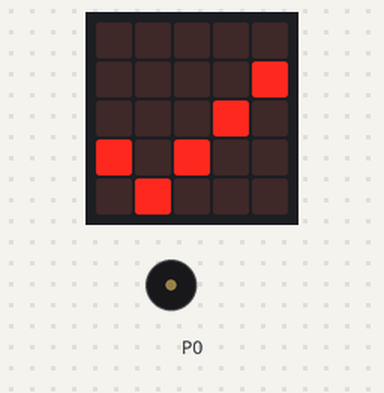
The program below on a simulated BBC micro:bit (MakeCode). Parts: the board's 5×5 LED display, buzzer (waves = sounding).

Above: at 0.1 s.
At 0.7 s:
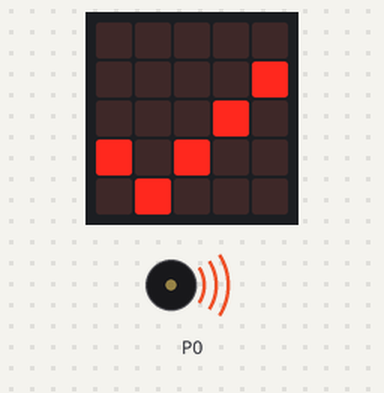
At 1.7 s:
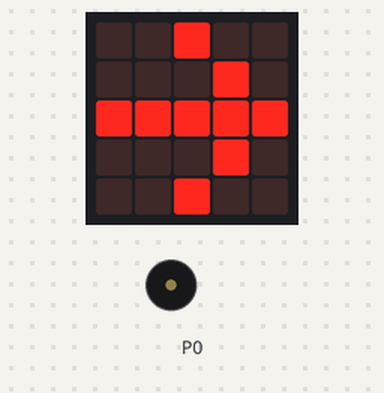
Timing chart, 0 to 3.2 s (numbered marks = the images above):
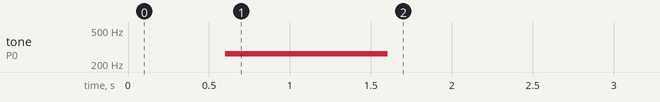

The program:

main.ts
```typescript
basic.showIcon(IconNames.Yes)
music.playMelody(music.createSoundEffect(WaveShape.Square, 3578, 3323, 255, 150, 1000, SoundExpressionEffect.Vibrato, InterpolationCurve.Curve), 120)
basic.showArrow(ArrowNames.East)
basic.forever(function () {
    let list: number[] = []
    for (let value of list) {
        continue;
    }
})
```

test.ts
```typescript
// здесь помещаются тесты; они не будут скомпилированы, пока пакет используется в качестве расширения.
```
